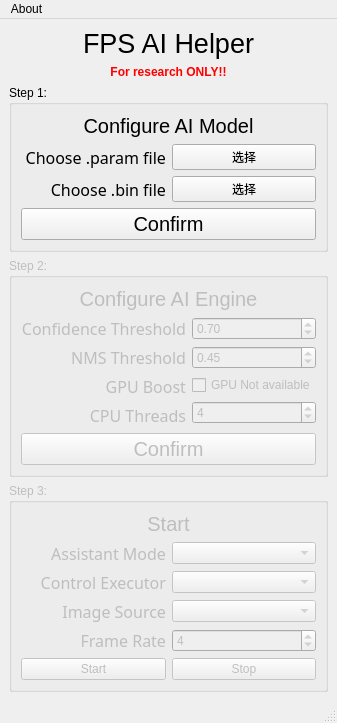
<?xml version="1.0" encoding="UTF-8"?>
<ui version="4.0">
 <class>FPSHelperWindow</class>
 <widget class="QMainWindow" name="FPSHelperWindow">
  <property name="geometry">
   <rect>
    <x>0</x>
    <y>0</y>
    <width>335</width>
    <height>655</height>
   </rect>
  </property>
  <property name="windowTitle">
   <string>FPSHelperWindow</string>
  </property>
  <widget class="QWidget" name="centralwidget">
   <layout class="QVBoxLayout" name="verticalLayout_8">
    <item>
     <widget class="QLabel" name="label_11">
      <property name="font">
       <font>
        <pointsize>20</pointsize>
       </font>
      </property>
      <property name="text">
       <string>FPS AI Helper</string>
      </property>
      <property name="alignment">
       <set>Qt::AlignCenter</set>
      </property>
     </widget>
    </item>
    <item>
     <widget class="QLabel" name="label_12">
      <property name="font">
       <font>
        <weight>75</weight>
        <bold>true</bold>
       </font>
      </property>
      <property name="styleSheet">
       <string notr="true">color:red</string>
      </property>
      <property name="text">
       <string>For research ONLY!!</string>
      </property>
      <property name="alignment">
       <set>Qt::AlignCenter</set>
      </property>
     </widget>
    </item>
    <item>
     <widget class="QGroupBox" name="groupBox">
      <property name="title">
       <string>Step 1:</string>
      </property>
      <layout class="QVBoxLayout" name="verticalLayout_3">
       <item>
        <widget class="QLabel" name="label_3">
         <property name="font">
          <font>
           <pointsize>15</pointsize>
          </font>
         </property>
         <property name="text">
          <string>Configure AI Model</string>
         </property>
         <property name="alignment">
          <set>Qt::AlignCenter</set>
         </property>
        </widget>
       </item>
       <item>
        <layout class="QHBoxLayout" name="horizontalLayout">
         <item>
          <layout class="QVBoxLayout" name="verticalLayout">
           <item>
            <widget class="QLabel" name="label">
             <property name="font">
              <font>
               <family>SimSun-ExtB</family>
               <pointsize>12</pointsize>
              </font>
             </property>
             <property name="text">
              <string>Choose .param file</string>
             </property>
             <property name="alignment">
              <set>Qt::AlignRight|Qt::AlignTrailing|Qt::AlignVCenter</set>
             </property>
            </widget>
           </item>
           <item>
            <widget class="QLabel" name="label_2">
             <property name="font">
              <font>
               <family>SimSun-ExtB</family>
               <pointsize>12</pointsize>
              </font>
             </property>
             <property name="text">
              <string>Choose .bin file</string>
             </property>
             <property name="alignment">
              <set>Qt::AlignRight|Qt::AlignTrailing|Qt::AlignVCenter</set>
             </property>
            </widget>
           </item>
          </layout>
         </item>
         <item>
          <layout class="QVBoxLayout" name="verticalLayout_2">
           <item>
            <widget class="QPushButton" name="fileChooseParamButton">
             <property name="text">
              <string>选择</string>
             </property>
            </widget>
           </item>
           <item>
            <widget class="QPushButton" name="fileChooseBinButton">
             <property name="text">
              <string>选择</string>
             </property>
            </widget>
           </item>
          </layout>
         </item>
        </layout>
       </item>
       <item>
        <widget class="QPushButton" name="configureAIModelConfirmButton">
         <property name="font">
          <font>
           <pointsize>15</pointsize>
          </font>
         </property>
         <property name="text">
          <string>Confirm</string>
         </property>
        </widget>
       </item>
      </layout>
     </widget>
    </item>
    <item>
     <widget class="QGroupBox" name="groupBox_2">
      <property name="enabled">
       <bool>false</bool>
      </property>
      <property name="title">
       <string>Step 2:</string>
      </property>
      <layout class="QVBoxLayout" name="verticalLayout_6">
       <item>
        <widget class="QLabel" name="label_4">
         <property name="font">
          <font>
           <pointsize>15</pointsize>
          </font>
         </property>
         <property name="text">
          <string>Configure AI Engine</string>
         </property>
         <property name="alignment">
          <set>Qt::AlignCenter</set>
         </property>
        </widget>
       </item>
       <item>
        <layout class="QHBoxLayout" name="horizontalLayout_2">
         <item>
          <layout class="QVBoxLayout" name="verticalLayout_4">
           <item>
            <widget class="QLabel" name="label_5">
             <property name="font">
              <font>
               <family>SimSun-ExtB</family>
               <pointsize>12</pointsize>
              </font>
             </property>
             <property name="text">
              <string>Confidence Threshold</string>
             </property>
             <property name="alignment">
              <set>Qt::AlignRight|Qt::AlignTrailing|Qt::AlignVCenter</set>
             </property>
            </widget>
           </item>
           <item>
            <widget class="QLabel" name="label_6">
             <property name="font">
              <font>
               <family>SimSun-ExtB</family>
               <pointsize>12</pointsize>
              </font>
             </property>
             <property name="text">
              <string>NMS Threshold</string>
             </property>
             <property name="alignment">
              <set>Qt::AlignRight|Qt::AlignTrailing|Qt::AlignVCenter</set>
             </property>
            </widget>
           </item>
           <item>
            <widget class="QLabel" name="label_7">
             <property name="font">
              <font>
               <family>SimSun-ExtB</family>
               <pointsize>12</pointsize>
              </font>
             </property>
             <property name="text">
              <string>GPU Boost</string>
             </property>
             <property name="alignment">
              <set>Qt::AlignRight|Qt::AlignTrailing|Qt::AlignVCenter</set>
             </property>
            </widget>
           </item>
           <item>
            <widget class="QLabel" name="label_8">
             <property name="font">
              <font>
               <family>SimSun-ExtB</family>
               <pointsize>12</pointsize>
              </font>
             </property>
             <property name="text">
              <string>CPU Threads</string>
             </property>
             <property name="alignment">
              <set>Qt::AlignRight|Qt::AlignTrailing|Qt::AlignVCenter</set>
             </property>
            </widget>
           </item>
          </layout>
         </item>
         <item>
          <layout class="QVBoxLayout" name="verticalLayout_5">
           <item>
            <widget class="QDoubleSpinBox" name="confidenceThresholdSpinBox">
             <property name="minimum">
              <double>0.100000000000000</double>
             </property>
             <property name="maximum">
              <double>1.000000000000000</double>
             </property>
             <property name="singleStep">
              <double>0.100000000000000</double>
             </property>
             <property name="value">
              <double>0.700000000000000</double>
             </property>
            </widget>
           </item>
           <item>
            <widget class="QDoubleSpinBox" name="nmsThresholdSpinBox">
             <property name="minimum">
              <double>0.100000000000000</double>
             </property>
             <property name="maximum">
              <double>1.000000000000000</double>
             </property>
             <property name="singleStep">
              <double>0.100000000000000</double>
             </property>
             <property name="value">
              <double>0.450000000000000</double>
             </property>
            </widget>
           </item>
           <item>
            <widget class="QCheckBox" name="gpuCheckBox">
             <property name="text">
              <string>GPU Not available</string>
             </property>
            </widget>
           </item>
           <item>
            <widget class="QSpinBox" name="cpuThreadSpinBox">
             <property name="maximum">
              <number>20</number>
             </property>
             <property name="value">
              <number>4</number>
             </property>
             <property name="displayIntegerBase">
              <number>10</number>
             </property>
            </widget>
           </item>
          </layout>
         </item>
        </layout>
       </item>
       <item>
        <widget class="QPushButton" name="configureEngineConfirmButton">
         <property name="font">
          <font>
           <pointsize>15</pointsize>
          </font>
         </property>
         <property name="text">
          <string>Confirm</string>
         </property>
        </widget>
       </item>
      </layout>
     </widget>
    </item>
    <item>
     <widget class="QGroupBox" name="groupBox_3">
      <property name="enabled">
       <bool>false</bool>
      </property>
      <property name="title">
       <string>Step 3:</string>
      </property>
      <layout class="QVBoxLayout" name="verticalLayout_7">
       <item>
        <widget class="QLabel" name="label_10">
         <property name="font">
          <font>
           <pointsize>15</pointsize>
          </font>
         </property>
         <property name="text">
          <string>Start</string>
         </property>
         <property name="alignment">
          <set>Qt::AlignCenter</set>
         </property>
        </widget>
       </item>
       <item>
        <layout class="QHBoxLayout" name="horizontalLayout_3">
         <item>
          <widget class="QLabel" name="label_9">
           <property name="font">
            <font>
             <family>SimSun-ExtB</family>
             <pointsize>12</pointsize>
            </font>
           </property>
           <property name="text">
            <string>Assistant Mode</string>
           </property>
           <property name="alignment">
            <set>Qt::AlignRight|Qt::AlignTrailing|Qt::AlignVCenter</set>
           </property>
          </widget>
         </item>
         <item>
          <widget class="QComboBox" name="modeCombBox"/>
         </item>
        </layout>
       </item>
       <item>
        <layout class="QHBoxLayout" name="horizontalLayout_5">
         <item>
          <widget class="QLabel" name="label_13">
           <property name="font">
            <font>
             <family>SimSun-ExtB</family>
             <pointsize>12</pointsize>
            </font>
           </property>
           <property name="text">
            <string>Control Executor</string>
           </property>
           <property name="alignment">
            <set>Qt::AlignRight|Qt::AlignTrailing|Qt::AlignVCenter</set>
           </property>
          </widget>
         </item>
         <item>
          <widget class="QComboBox" name="controlModeComb"/>
         </item>
        </layout>
       </item>
       <item>
        <layout class="QHBoxLayout" name="horizontalLayout_6">
         <item>
          <widget class="QLabel" name="label_14">
           <property name="font">
            <font>
             <family>SimSun-ExtB</family>
             <pointsize>12</pointsize>
            </font>
           </property>
           <property name="text">
            <string>Image Source</string>
           </property>
           <property name="alignment">
            <set>Qt::AlignRight|Qt::AlignTrailing|Qt::AlignVCenter</set>
           </property>
          </widget>
         </item>
         <item>
          <widget class="QComboBox" name="imageSourceComb"/>
         </item>
        </layout>
       </item>
       <item>
        <layout class="QHBoxLayout" name="horizontalLayout_7">
         <item>
          <widget class="QLabel" name="label_15">
           <property name="font">
            <font>
             <family>SimSun-ExtB</family>
             <pointsize>12</pointsize>
            </font>
           </property>
           <property name="text">
            <string>Frame Rate</string>
           </property>
           <property name="alignment">
            <set>Qt::AlignRight|Qt::AlignTrailing|Qt::AlignVCenter</set>
           </property>
          </widget>
         </item>
         <item>
          <widget class="QSpinBox" name="frameRateSpinBox">
           <property name="maximum">
            <number>100</number>
           </property>
           <property name="value">
            <number>4</number>
           </property>
           <property name="displayIntegerBase">
            <number>10</number>
           </property>
          </widget>
         </item>
        </layout>
       </item>
       <item>
        <layout class="QHBoxLayout" name="horizontalLayout_4">
         <item>
          <widget class="QPushButton" name="startButton">
           <property name="text">
            <string>Start</string>
           </property>
          </widget>
         </item>
         <item>
          <widget class="QPushButton" name="stopButton">
           <property name="text">
            <string>Stop</string>
           </property>
          </widget>
         </item>
        </layout>
       </item>
      </layout>
     </widget>
    </item>
   </layout>
  </widget>
  <widget class="QMenuBar" name="menubar">
   <property name="geometry">
    <rect>
     <x>0</x>
     <y>0</y>
     <width>335</width>
     <height>21</height>
    </rect>
   </property>
   <widget class="QMenu" name="menuAbout">
    <property name="title">
     <string>About</string>
    </property>
    <addaction name="separator"/>
   </widget>
   <addaction name="menuAbout"/>
  </widget>
  <widget class="QStatusBar" name="statusbar"/>
  <action name="actionAuthor">
   <property name="text">
    <string>Author</string>
   </property>
  </action>
  <action name="actionHelp">
   <property name="text">
    <string>Help</string>
   </property>
  </action>
 </widget>
 <resources/>
 <connections>
  <connection>
   <sender>fileChooseParamButton</sender>
   <signal>clicked()</signal>
   <receiver>FPSHelperWindow</receiver>
   <slot>chooseParam()</slot>
   <hints>
    <hint type="sourcelabel">
     <x>190</x>
     <y>147</y>
    </hint>
    <hint type="destinationlabel">
     <x>330</x>
     <y>50</y>
    </hint>
   </hints>
  </connection>
  <connection>
   <sender>fileChooseBinButton</sender>
   <signal>clicked()</signal>
   <receiver>FPSHelperWindow</receiver>
   <slot>chooseBin()</slot>
   <hints>
    <hint type="sourcelabel">
     <x>302</x>
     <y>171</y>
    </hint>
    <hint type="destinationlabel">
     <x>329</x>
     <y>236</y>
    </hint>
   </hints>
  </connection>
  <connection>
   <sender>configureAIModelConfirmButton</sender>
   <signal>clicked()</signal>
   <receiver>FPSHelperWindow</receiver>
   <slot>confirmAIModel()</slot>
   <hints>
    <hint type="sourcelabel">
     <x>229</x>
     <y>210</y>
    </hint>
    <hint type="destinationlabel">
     <x>256</x>
     <y>231</y>
    </hint>
   </hints>
  </connection>
  <connection>
   <sender>configureEngineConfirmButton</sender>
   <signal>clicked()</signal>
   <receiver>FPSHelperWindow</receiver>
   <slot>confirmAIEngine()</slot>
   <hints>
    <hint type="sourcelabel">
     <x>198</x>
     <y>400</y>
    </hint>
    <hint type="destinationlabel">
     <x>325</x>
     <y>428</y>
    </hint>
   </hints>
  </connection>
  <connection>
   <sender>startButton</sender>
   <signal>clicked()</signal>
   <receiver>FPSHelperWindow</receiver>
   <slot>start()</slot>
   <hints>
    <hint type="sourcelabel">
     <x>123</x>
     <y>572</y>
    </hint>
    <hint type="destinationlabel">
     <x>95</x>
     <y>602</y>
    </hint>
   </hints>
  </connection>
  <connection>
   <sender>stopButton</sender>
   <signal>clicked()</signal>
   <receiver>FPSHelperWindow</receiver>
   <slot>stop()</slot>
   <hints>
    <hint type="sourcelabel">
     <x>246</x>
     <y>577</y>
    </hint>
    <hint type="destinationlabel">
     <x>309</x>
     <y>604</y>
    </hint>
   </hints>
  </connection>
 </connections>
 <slots>
  <slot>chooseParam()</slot>
  <slot>chooseBin()</slot>
  <slot>confirmAIModel()</slot>
  <slot>confirmAIEngine()</slot>
  <slot>start()</slot>
  <slot>stop()</slot>
 </slots>
</ui>
